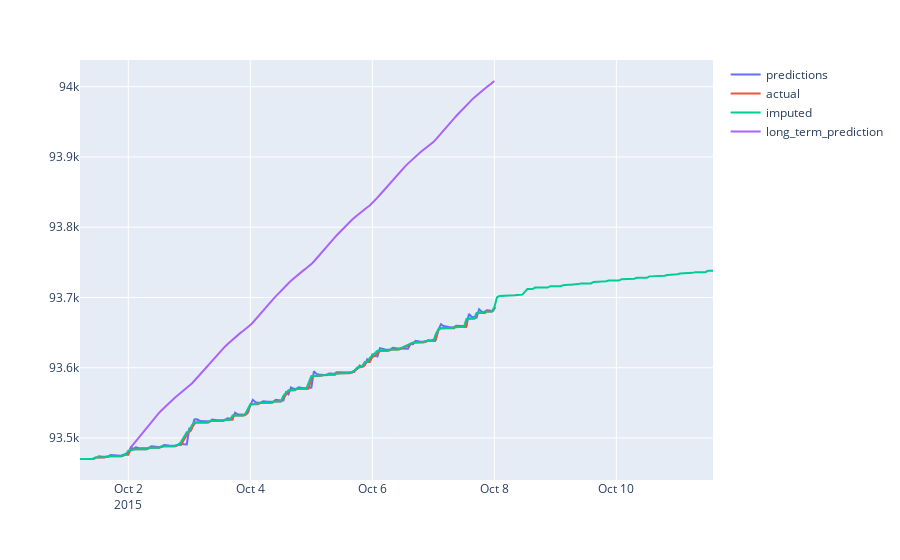

Notebook code for this chart:
### Code cell
# before plotting actual, need to take to utc because plotly doesn't do it for us.
actual = merged_df[merged_df['dataid'] == 35][:250]
imputed_actual = clean_df[clean_df['dataid'] == 35][:250]

fig = px.scatter()
fig.add_scatter(x=timestamps, y=predictions, name='predictions')
fig.add_scatter(x=actual.index, y=actual['meter_value'].tolist(), name='actual')
fig.add_scatter(x=imputed_actual.index, y=imputed_actual['meter_value'].tolist(), name='imputed')
fig.add_scatter(x=ltp_timestamps, y=ltp_predictions, name='long_term_prediction')

fig.show()

### Figure 1 — Plotly figure (JSON) as saved in the notebook; plotly's stock layout.template omitted (floating-point values rounded to 4 significant figures; data arrays with more than 128 entries replaced by an {"elided": "..."} marker saying what was removed)
{"data": [{"name": "predictions", "type": "scatter", "x": {"elided": "157 str values"}, "y": {"elided": "157 float values"}}, {"name": "actual", "type": "scatter", "x": {"elided": "250 str values"}, "y": {"elided": "250 int values"}}, {"name": "imputed", "type": "scatter", "x": {"elided": "250 str values"}, "y": {"elided": "250 float values"}}, {"name": "long_term_prediction", "type": "scatter", "x": {"elided": "144 str values"}, "y": {"elided": "144 float values"}}], "layout": {"legend": {"tracegroupgap": 0}, "margin": {"t": 60}, "xaxis": {"anchor": "y", "domain": [0, 1]}, "yaxis": {"anchor": "x", "domain": [0, 1]}}}
